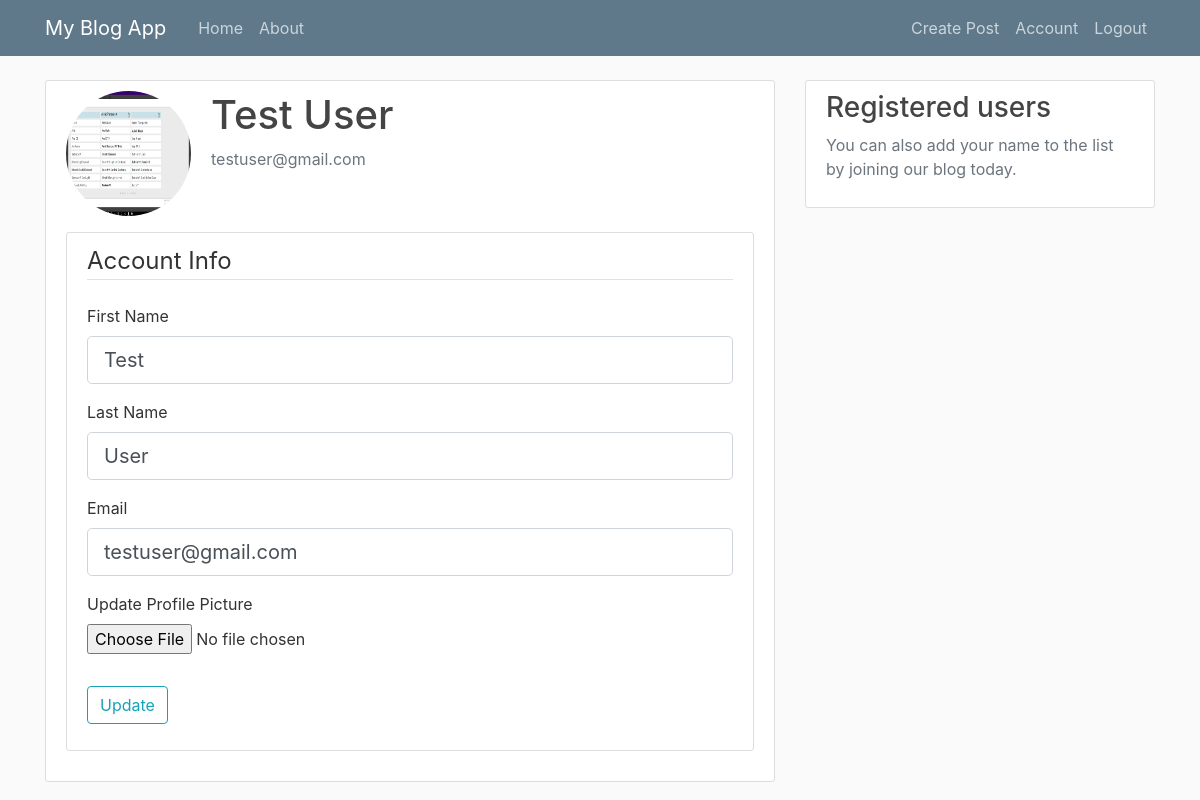
Screenshot of /account (signed in) with the database file from the repository.
### app/models.py (models this page shows, shortened)
class User(db.Model, UserMixin):
    id = db.Column(db.Integer, primary_key=True)
    first_name = db.Column(db.String(20), unique=True, nullable=False)
    last_name = db.Column(db.String(20), unique=True, nullable=False)
    email = db.Column(db.String(120), unique=True, nullable=False)
    image_file = db.Column(db.String(20), nullable=False, default='default.jpg')
    password = db.Column(db.String(60), nullable=False)
    posts = db.relationship('Article', backref='author', lazy=True)

### app/users/routes.py (the view)
@users.route("/account", methods=['GET', 'POST'])
@login_required
def account():
    form = UpdateAccountForm()
    if form.validate_on_submit():
        if form.picture.data:
            picture_file = save_picture(form.picture.data)
            current_user.image_file = picture_file
        current_user.first_name = form.first_name.data
        current_user.last_name = form.last_name.data
        current_user.email = form.email.data
        db.session.commit()
        flash('Your account has been updated', 'success')
        return redirect(url_for('users.account'))
    elif request.method == 'GET':
        form.first_name.data = current_user.first_name
        form.last_name.data = current_user.last_name
        form.email.data = current_user.email
    image_file = url_for('static', filename='profile_pics/' + current_user.image_file)
    return render_template('account.html', title='Account', image_file=image_file, form=form)

### app/users/forms.py (shortened to what this page needs)
class UpdateAccountForm(FlaskForm):
    first_name = StringField('First Name', validators=[DataRequired(), Length(min=2, max=20)])
    last_name = StringField('Last Name', validators=[DataRequired(), Length(min=2, max=20)])
    email = StringField('Email', validators=[DataRequired(), Email()])
    picture = FileField('Update Profile Picture', validators=[FileAllowed(['jpg', 'png'])])
    submit = SubmitField('Update')

### app/models.py (called while the page is built)
@login_manager.user_loader
def load_user(user_id):
    return User.query.get(int(user_id))

### app/templates/account.html (shortened to what this page needs)
{% extends "base.html" %}
{% block content %}
    <div class="content-section">
        <div class="media">
            <img class="rounded-circle account-img" src="{{ image_file }}">
            <div class="media-body">
                <h2 class="account-heading">{{ current_user.first_name }} {{current_user.last_name }}</h2>
                <p class="text-secondary">{{ current_user.email }}</p>
            </div>
        </div>
        <div class="content-section">
            <form method="POST" action="", enctype="multipart/form-data">
                <fieldset class="form-group">
                    <legend class="border-bottom mb-4">Account Info</legend>
                    <div class="form-group">
                        {{ form.first_name.label(class="form-control-label") }}
                        {% if form.first_name.errors %}
                            {{ form.first_name(class="form-control form-control-lg is-invalid") }}
                            <div class="invalid-feedback">
                                {% for error in form.first_name.errors %}
                                    <span>{{ error }}</span>
                                {% endfor %}
                            </div>
                        {% else %}
                            {{ form.first_name(class="form-control form-control-lg") }}
                        {% endif %}
                    </div>
                    <div class="form-group">
                        {{ form.last_name.label(class="form-control-label") }}
                        {% if form.last_name.errors %}
                            {{ form.last_name(class="form-control form-control-lg is-invalid") }}
                            <div class="invalid-feedback">
                                {% for error in form.last_name.errors %}
                                    <span>{{ error }}</span>
                                {% endfor %}
                            </div>
                        {% else %}
                            {{ form.last_name(class="form-control form-control-lg") }}
                        {% endif %}
                    </div>
                    <div class="form-group">
                        {{ form.email.label(class="form-control-label") }}
                        {% if form.email.errors %}
                            {{ form.email(class="form-control form-control-lg is-invalid") }}
                            <div class="invalid-feedback">
                                {% for error in form.email.errors %}
                                    <span>{{ error }}</span>
                                {% endfor %}
                            </div>
                        {% else %}
                            {{ form.email(class="form-control form-control-lg") }}
                        {% endif %}
                    </div>
                    <div class="form-group">
                        {{ form.picture.label() }}
                        {{ form.picture(class="form-control-file") }}
                    </div>
                </fieldset>
                <div class="form-group">
                    {{ form.submit(class="btn btn-outline-info") }}
                </div>
            </form>
        </div>
    </div>
{% endblock content %}

### app/static/base.css (style rules this page uses)
body { background: #fafafa; color: #333333; margin-top: 5rem; }
h1, h2, h3, h4, h5, h6 { color: #444444; }
.content-section { background: #ffffff; padding: 10px 20px; border: 1px solid #dddddd; border-radius: 3px; margin-bottom: 20px; }
.account-img { height: 125px; width: 125px; margin-right: 20px; margin-bottom: 16px; }
.account-heading { font-size: 2.5rem; }

### rows the page displays
User: first_name "Test", last_name "User", email "testuser@gmail.com"
